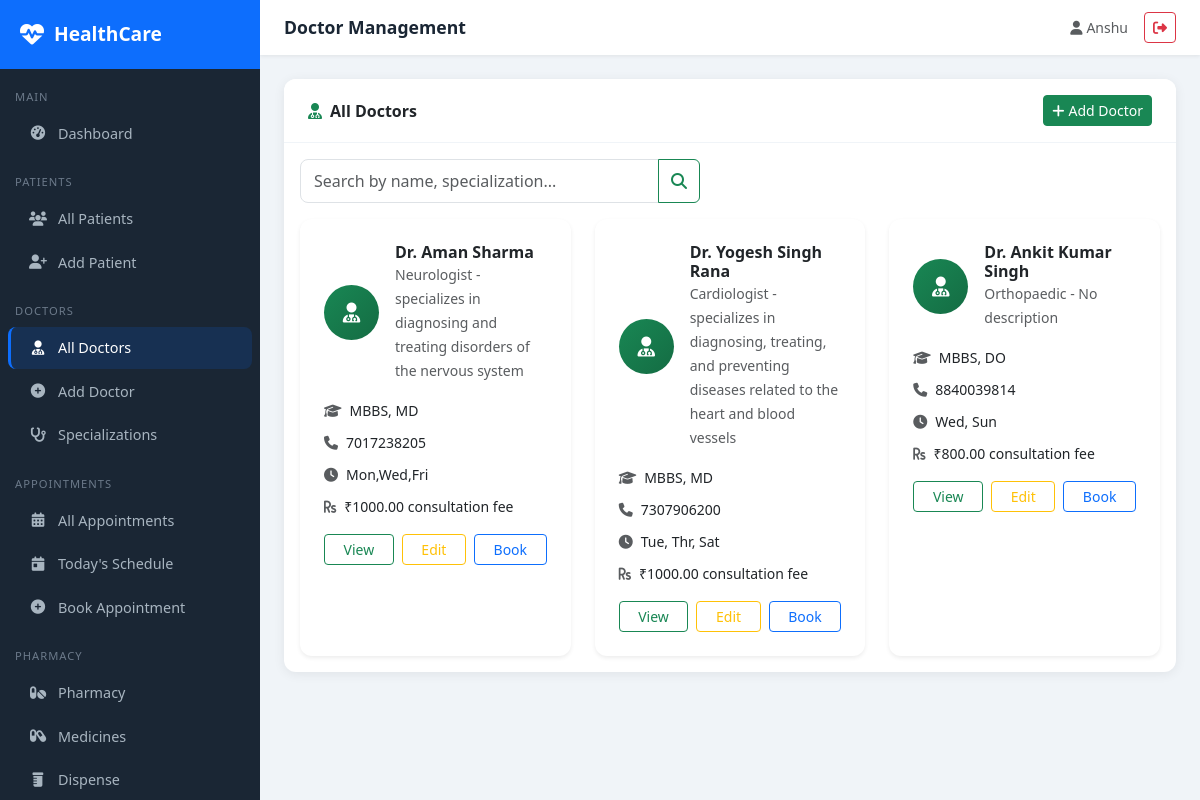
The app's page /doctors/ (signed in) with its own data.
### doctors/models.py (models this page shows, shortened)
class Doctor(models.Model):
    user = models.OneToOneField(User, on_delete=models.SET_NULL, null=True, blank=True)
    first_name = models.CharField(max_length=100)
    last_name = models.CharField(max_length=100)
    specialization = models.ForeignKey(Specialization, on_delete=models.SET_NULL, null=True)
    qualification = models.CharField(max_length=200)
    experience_years = models.IntegerField(default=0)
    phone = models.CharField(max_length=15)
    email = models.EmailField()
    license_number = models.CharField(max_length=50, unique=True)
    consultation_fee = models.DecimalField(max_digits=8, decimal_places=2, default=0)
    available_days = models.CharField(max_length=100, blank=True, help_text="e.g. Mon,Tue,Wed")
    available_time_start = models.TimeField(null=True, blank=True)
    available_time_end = models.TimeField(null=True, blank=True)
    bio = models.TextField(blank=True)
    is_active = models.BooleanField(default=True)
    created_at = models.DateTimeField(auto_now_add=True)
    def __str__(self):
        return f"Dr. {self.first_name} {self.last_name}"

class Specialization(models.Model):
    name = models.CharField(max_length=100, unique=True)
    description = models.TextField(blank=True)
    def __str__(self):
        return self.name

### doctors/views.py (the view, shortened to what this page needs)
# urls.py: path('', views.doctor_list, name='doctor_list'),
@login_required
def doctor_list(request):
    query = request.GET.get('q', '')
    doctors = Doctor.objects.select_related('specialization').filter(is_active=True)
    return render(request, 'doctors/doctor_list.html', {'doctors': doctors, 'query': query})

### templates/doctors/doctor_list.html (shortened to what this page needs)
{% extends 'base/base.html' %}
{% block page_title %}Doctor Management{% endblock %}
{% block content %}
<div class="card">
    <div class="card-header py-3 px-4 d-flex justify-content-between align-items-center">
        <span><i class="fas fa-user-md text-success me-2"></i>All Doctors</span>
        <a href="{% url 'doctor_create' %}" class="btn btn-success btn-sm"><i class="fas fa-plus me-1"></i>Add Doctor</a>
    </div>
    <div class="card-body">
        <form method="get" class="mb-3">
            <div class="input-group" style="max-width:400px">
                <input type="text" name="q" class="form-control" placeholder="Search by name, specialization..." value="{{ query }}">
                <button class="btn btn-outline-success" type="submit"><i class="fas fa-search"></i></button>
            </div>
        </form>
        <div class="row g-4">
        {% for doctor in doctors %}
        <div class="col-md-4">
            <div class="card h-100 border-0 shadow-sm">
                <div class="card-body p-4">
                    <div class="d-flex align-items-center mb-3">
                        <div style="width:55px;height:55px;background:linear-gradient(135deg,#198754,#146c43);border-radius:50%;display:flex;align-items:center;justify-content:center;flex-shrink:0;">
                            <i class="fas fa-user-md text-white fa-lg"></i>
                        </div>
                        <div class="ms-3">
                            <h6 class="fw-bold mb-0">{{ doctor }}</h6>
                            <small class="text-muted">{{ doctor.specialization }} - {{ doctor.specialization.description|default:"No description" }}</small>
                        </div>
                    </div>
                    <div class="mb-2"><i class="fas fa-graduation-cap text-muted me-2 small"></i><small>{{ doctor.qualification }}</small></div>
                    <div class="mb-2"><i class="fas fa-phone text-muted me-2 small"></i><small>{{ doctor.phone }}</small></div>
                    <div class="mb-2"><i class="fas fa-clock text-muted me-2 small"></i><small>{{ doctor.available_days|default:"N/A" }}</small></div>
                    <div class="mb-3"><i class="fas fa-rupee-sign text-muted me-2 small"></i><small>₹{{ doctor.consultation_fee }} consultation fee</small></div>
                    <div class="d-flex gap-2">
                        <a href="{% url 'doctor_detail' doctor.pk %}" class="btn btn-sm btn-outline-success flex-fill">View</a>
                        <a href="{% url 'doctor_update' doctor.pk %}" class="btn btn-sm btn-outline-warning flex-fill">Edit</a>
                        <a href="{% url 'appointment_create' %}?doctor={{ doctor.pk }}" class="btn btn-sm btn-outline-primary flex-fill">Book</a>
                    </div>
                </div>
            </div>
        </div>
        {% empty %}
        <div class="col-12 text-center text-muted py-5">
            <i class="fas fa-user-md fa-3x mb-3 d-block opacity-25"></i>
            No doctors found. <a href="{% url 'doctor_create' %}">Add the first doctor</a>.
        </div>
        {% endfor %}
        </div>
    </div>
</div>
{% endblock %}

### templates/base/base.html (shortened to what this page needs)
{% load static %}
<!DOCTYPE html>
<html lang="en">
<head>
    <link href="https://cdn.jsdelivr.net/npm/bootstrap@5.3.0/dist/css/bootstrap.min.css" rel="stylesheet">
    <link href="https://cdnjs.cloudflare.com/ajax/libs/font-awesome/6.4.0/css/all.min.css" rel="stylesheet">
    <link rel="stylesheet" href="{% static 'css/custom.css' %}">
</head>
<body>
{% if user.is_authenticated %}
<div class="sidebar">
    <div class="sidebar-brand">
        <i class="fas fa-heartbeat"></i>
        <span>HealthCare</span>
    </div>
    <nav class="mt-2">
        <div class="nav-section">Main</div>
        <a href="{% url 'dashboard' %}" class="nav-link {% if request.resolver_match.url_name == 'dashboard' %}active{% endif %}">
            <i class="fas fa-tachometer-alt"></i> Dashboard
        </a>
        <div class="nav-section">Patients</div>
        <a href="{% url 'patient_list' %}" class="nav-link {% if 'patient' in request.resolver_match.url_name %}active{% endif %}">
            <i class="fas fa-users"></i> All Patients
        </a>
        <a href="{% url 'patient_create' %}" class="nav-link">
            <i class="fas fa-user-plus"></i> Add Patient
        </a>
        <div class="nav-section">Doctors</div>
        <a href="{% url 'doctor_list' %}" class="nav-link {% if 'doctor' in request.resolver_match.url_name %}active{% endif %}">
            <i class="fas fa-user-md"></i> All Doctors
        </a>
        <a href="{% url 'doctor_create' %}" class="nav-link">
            <i class="fas fa-plus-circle"></i> Add Doctor
        </a>
        <a href="{% url 'specialization_list' %}" class="nav-link">
            <i class="fas fa-stethoscope"></i> Specializations
        </a>
        <div class="nav-section">Appointments</div>
        <a href="{% url 'appointment_list' %}" class="nav-link {% if 'appointment' in request.resolver_match.url_name %}active{% endif %}">
            <i class="fas fa-calendar-alt"></i> All Appointments
        </a>
        <a href="{% url 'today_appointments' %}" class="nav-link">
            <i class="fas fa-calendar-day"></i> Today's Schedule
        </a>
        <a href="{% url 'appointment_create' %}" class="nav-link">
            <i class="fas fa-plus-circle"></i> Book Appointment
        </a>
        <div class="nav-section">Pharmacy</div>
        <a href="{% url 'pharmacy_dashboard' %}" class="nav-link">
            <i class="fas fa-pills"></i> Pharmacy
        </a>
        <a href="{% url 'medicine_list' %}" class="nav-link">
            <i class="fas fa-capsules"></i> Medicines
        </a>
        <a href="{% url 'dispense_medicine' %}" class="nav-link">
            <i class="fas fa-prescription-bottle"></i> Dispense
        </a>
    </nav>
</div>
<div class="main-content">
    <div class="topbar">
        <span class="topbar-title">{% block page_title %}HealthCare Portal{% endblock %}</span>
        <div class="d-flex align-items-center gap-3">
            <span class="text-muted small"><i class="fas fa-user me-1"></i>{{ user.get_full_name|default:user.username }}</span>
            <a href="{% url 'logout' %}" class="btn btn-sm btn-outline-danger"><i class="fas fa-sign-out-alt"></i></a>
        </div>
    </div>
    <div class="page-content">
        {% block content %}{% endblock %}
    </div>
</div>
{% else %}
{% block public_content %}{% endblock %}
{% endif %}
</body>
</html>

### static/css/custom.css (style rules this page uses)
body { font-family: 'Segoe UI', Tahoma, Geneva, Verdana, sans-serif; }
.form-control, .form-select { border-radius: 8px; border: 1px solid #dee2e6; padding: 9px 13px; transition: border-color 0.2s, box-shadow 0.2s; }
.sidebar .nav-link.active { border-left: 3px solid #0d6efd; padding-left: 17px; }

### templates/base/base.html (style rules this page uses)
:root { --primary: #0d6efd; --sidebar-bg: #1a2634; --sidebar-width: 260px; }
body { background: #f0f4f8; font-family: 'Segoe UI', sans-serif; }
.sidebar { position: fixed; top: 0; left: 0; height: 100vh; width: var(--sidebar-width); background: var(--sidebar-bg); z-index: 1000; overflow-y: auto; transition: all 0.3s; }
.sidebar-brand { padding: 20px; background: #0d6efd; color: white; font-size: 1.2rem; font-weight: 700; display: flex; align-items: center; gap: 10px; }
.sidebar-brand i { font-size: 1.5rem; }
.nav-section { padding: 10px 15px 5px; font-size: 0.7rem; color: #6c7a8a; text-transform: uppercase; letter-spacing: 1px; margin-top: 10px; }
.sidebar .nav-link { color: #a8b5c0; padding: 10px 20px; border-radius: 8px; margin: 2px 8px; display: flex; align-items: center; gap: 10px; font-size: 0.9rem; transition: all 0.2s; }
.sidebar .nav-link:hover, .sidebar .nav-link.active { background: rgba(13,110,253,0.15); color: #fff; }
.sidebar .nav-link i { width: 20px; text-align: center; }
.main-content { margin-left: var(--sidebar-width); min-height: 100vh; }
.topbar { background: #fff; padding: 12px 24px; box-shadow: 0 1px 4px rgba(0,0,0,0.08); display: flex; justify-content: space-between; align-items: center; position: sticky; top: 0; z-index: 999; }
.topbar-title { font-weight: 600; color: #1a2634; font-size: 1.1rem; }
.page-content { padding: 24px; }
.card { border: none; border-radius: 12px; box-shadow: 0 2px 12px rgba(0,0,0,0.07); }
.card-header { background: #fff; border-bottom: 1px solid #f0f4f8; border-radius: 12px 12px 0 0 !important; font-weight: 600; }

### records on screen
Doctor: first_name+last_name "Dr. Aman Sharma", specialization "Neurologist", specialization.description "specializes in diagnosing and treating disorders of the nervous system", qualification "MBBS, MD", phone "7017238205", available_days "Mon,Wed,Fri", consultation_fee "1000.00"
Doctor: first_name+last_name "Dr. Yogesh Singh Rana", specialization "Cardiologist", specialization.description "specializes in diagnosing, treating, and preventing diseases related to the heart and blood vessels", qualification "MBBS, MD", phone "7307906200", available_days "Tue, Thr, Sat", consultation_fee "1000.00"
Doctor: first_name+last_name "Dr. Ankit Kumar Singh", specialization "Orthopaedic", specialization.description "No description", qualification "MBBS, DO", phone "8840039814", available_days "Wed, Sun", consultation_fee "800.00"

### other values on screen
{{ user.get_full_name|default:user.username }} "Anshu"
